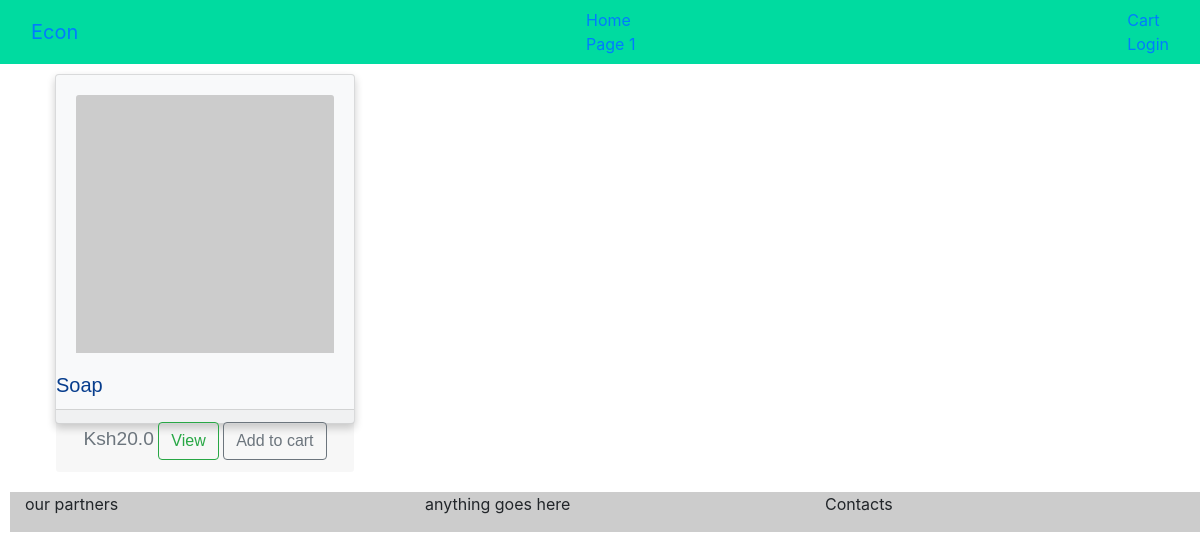
Before: / with the older database file.
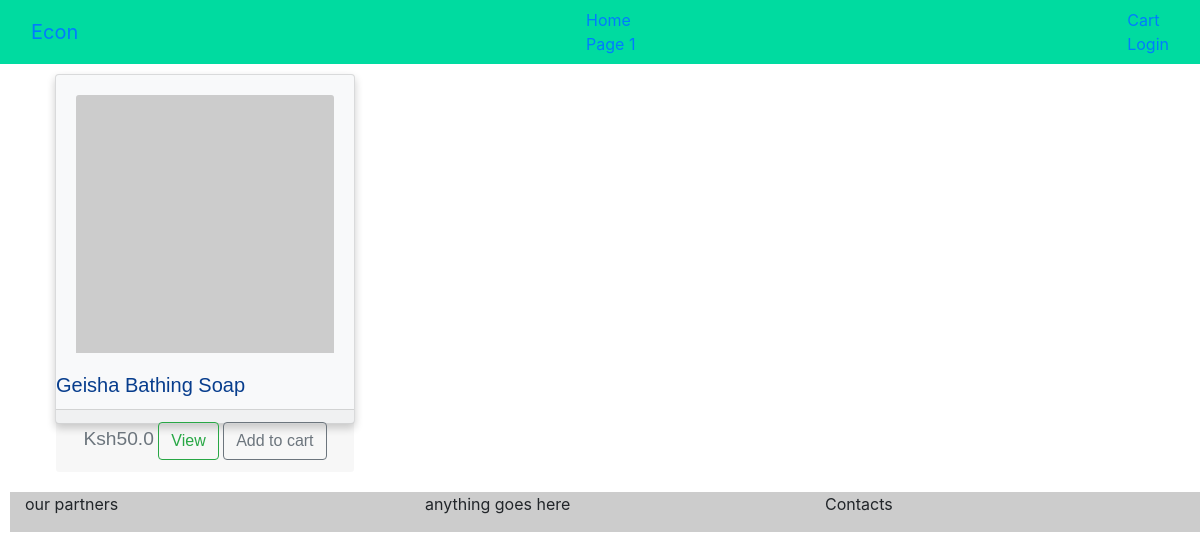
After: the same page with the newer database file.
### products/models.py (models this page shows, shortened)
class Product(models.Model):
    name = models.CharField(max_length=100)
    date_added = models.DateField(auto_now_add = True)
    price = models.FloatField(max_length=100)
    added_by = models.ForeignKey(User, on_delete=models.CASCADE)
    in_store = models.BooleanField(default="True")

### products/views.py (the view)
# urls.py: path('', views.index_view, name='index'),
def index_view(request):
    products = Product.objects.all()
    return render(request, 'products/index.html', {'products':products})

### templates/products/index.html
{% extends 'base_layout.html'%} {% block content %}
<div class="container-fluid">
    <div class="row">
{% for product in products%}
            <div class="card">
                <div class="card-body">
                    <div><img class="card-img-top" src='https://via.placeholder.com/150' alt="Card image cap"></div>
                </div>
                 <h5 class="card-title">{{product.name}}</h5>
                <div class="card-footer">
                    <big class="text-muted">Ksh{{product.price}}</big>
<a href='{{product.id}}' class="btn btn-outline-success">View</a>
<a href="#" class="btn btn-outline-secondary">Add to cart</a>
                    </div>
            </div>
            {% endfor %}
        </div>
    </div>
{% endblock %}

Changed rows visible on the page:
removed Product: name "Soap", price "20.0"
added Product: name "Geisha Bathing Soap", price "50.0"
